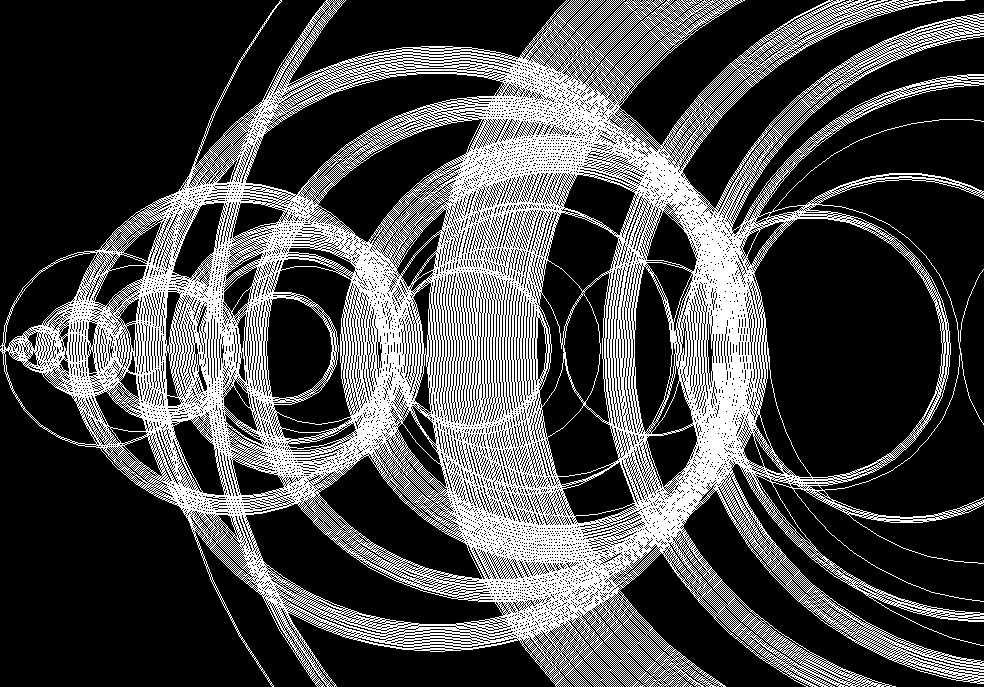

Source code (Python):
import turtle
import random
#prompt is signed distance functions


canvas = turtle.Screen()
canvas.setup(width=1000, height=1000)
canvas.bgcolor("black")


t = turtle.Turtle()
t.color("white")
t.hideturtle()
t.speed(0) 
t.penup()
t.setpos(-500, 0)
t.pendown()
t.width(.5)


c = 0  
seen = set()
for s in range(1, 1000):
    back = c - s
    size=3*s/4
    if back > 0 and back not in seen:
        t.setheading(90)
        t.circle(size, 180)
        c = back
        seen.add(c)
    else:
        t.setheading(270) 
        t.circle(size, 180)
        c += s
        seen.add(c)

turtle.done()
